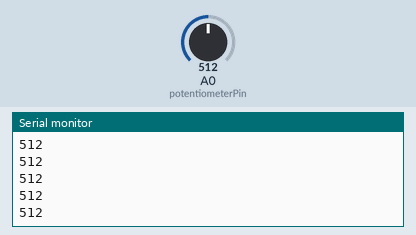
The sketch below on a simulated Arduino Uno, built with avr-gcc and run on an emulated ATmega328P. Shown: the last lines printed to the serial monitor. The inputs (shaded band) are chosen by the test bench; at power-on: A0 (potentiometerPin) = 512.

Above: at 1.2 s.
1.3 s: A0 (potentiometerPin) set to 716
At 1.31 s:
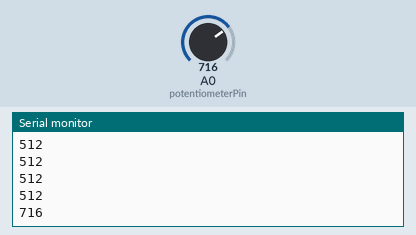
2.8 s: A0 (potentiometerPin) set to 900
At 2.81 s:
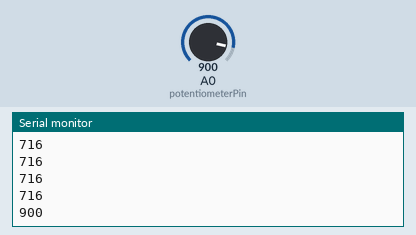
Timing chart, 0 to 5.8 s (numbered marks = the images above; inputs shaded):
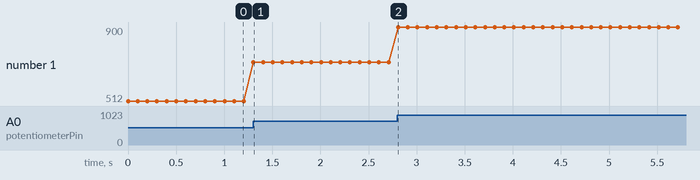

The sketch:

pendulum.arduino.ino
```cpp
#include <Arduino.h>
const int potentiometerPin = A0; // Analog pin for potentiometer
int potentiometerValue;

void setup() {
  Serial.begin(9600); // Initialize serial communication
}

void loop() {
  potentiometerValue = analogRead(potentiometerPin); // Read potentiometer value
  Serial.println(potentiometerValue); // Send data to Python
  delay(100); // Adjust as needed
}
```

Measured:
- after the input at 1.3 s, the serial monitor: prints a new line at once (image 1)
- after the input at 2.8 s, the serial monitor: prints a new line at once (image 2)
- plotted number 1: 512 → 716 after the input at 1.3 s, 716 → 900 after the input at 2.8 s
